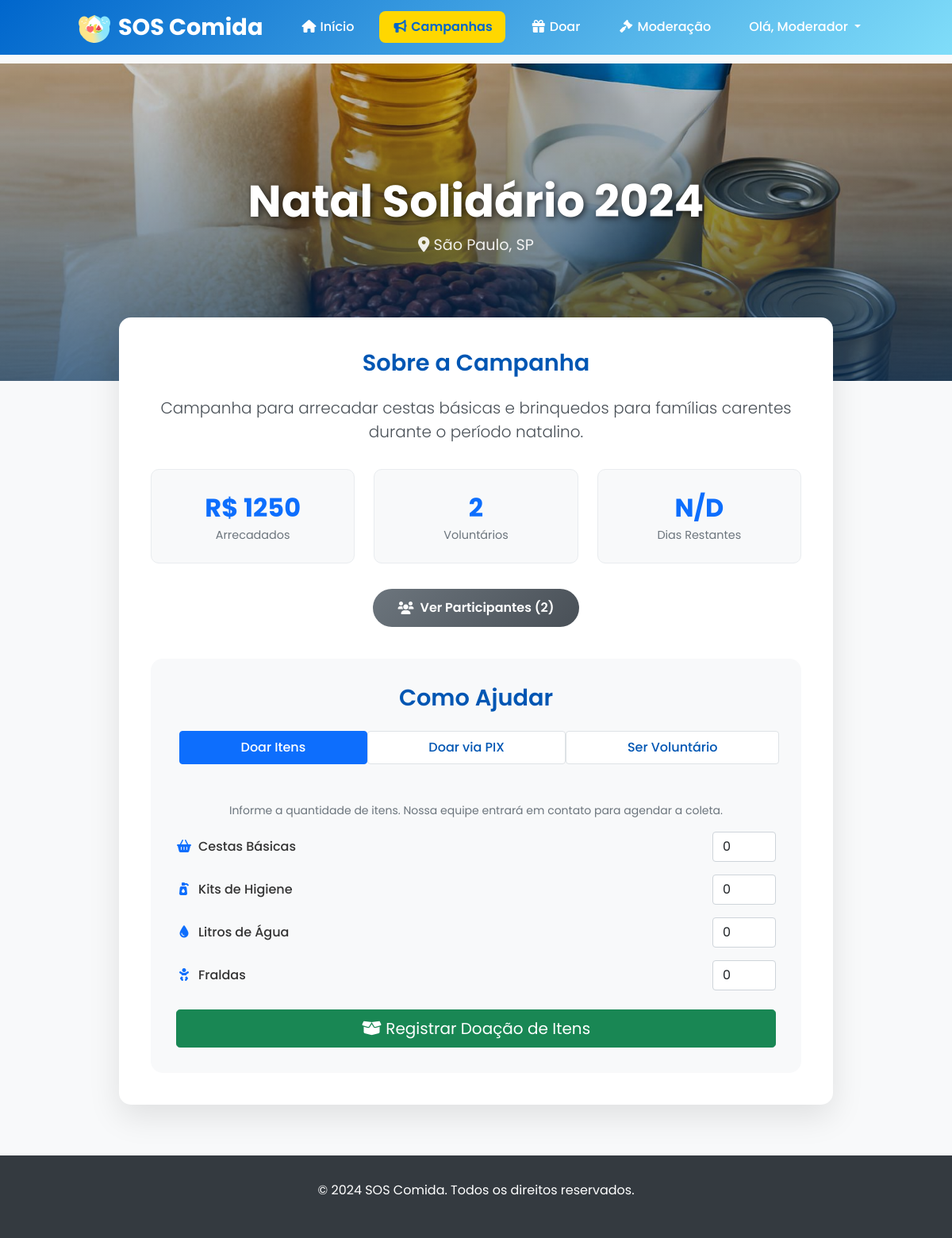
Screenshot of /detalhes_campanha/1 (signed in) with the database file from the repository.
### models.py (models this page shows)
class Usuario(UserMixin, db.Model):
    __tablename__ = 'usuarios'
    id = db.Column(db.Integer, primary_key=True)
    nome = db.Column(db.String(100), nullable=False)
    email = db.Column(db.String(120), unique=True, nullable=False)
    senha = db.Column(db.String(255), nullable=False)
    tipo = db.Column(db.String(20), default='usuario')
    data_criacao = db.Column(db.DateTime, default=datetime.utcnow)
    last_seen = db.Column(db.DateTime, default=datetime.utcnow)
    cpf = db.Column(db.String(14))
    cidade = db.Column(db.String(100))
    endereco = db.Column(db.String(255))
    telefone = db.Column(db.String(20))
    bio = db.Column(db.Text)
    foto_perfil = db.Column(db.String(255))
    instituicao_nome = db.Column(db.String(200))
    instituicao_endereco = db.Column(db.String(255))
    instituicao_cep = db.Column(db.String(10))
    instituicao_tipo = db.Column(db.String(20))
    instituicao_cnpj = db.Column(db.String(18))
    status_aprovacao = db.Column(db.String(20), default='pendente')
    two_factor_secret = db.Column(db.String(32))
    two_factor_enabled = db.Column(db.Boolean, default=False)
    gov_br_id = db.Column(db.String(255), unique=True, nullable=True)
    gov_br_linked = db.Column(db.Boolean, default=False)
    gov_br_level = db.Column(db.String(20), nullable=True)
    status = db.Column(db.String(20), default='online', nullable=False)

class Campanha(db.Model):
    __tablename__ = 'campanhas'
    id = db.Column(db.Integer, primary_key=True)
    titulo = db.Column(db.String(200), nullable=False)
    descricao = db.Column(db.Text, nullable=False)
    localizacao = db.Column(db.String(200), nullable=False)
    meta_voluntarios = db.Column(db.Integer, default=10)
    meta_doacoes = db.Column(db.Numeric(10, 2), default=1000.00)
    arrecadado = db.Column(db.Numeric(10, 2), default=0.00)
    imagem = db.Column(db.String(200), default='campanha1.jpg')
    status = db.Column(db.String(20), default='ativa')
    data_criacao = db.Column(db.DateTime, default=datetime.utcnow)
    data_fim = db.Column(db.DateTime)
    solicitante_id = db.Column(db.Integer, db.ForeignKey('usuarios.id'), nullable=True)
    solicitante = db.relationship('Usuario', foreign_keys=[solicitante_id], backref=db.backref('campanhas_solicitadas', lazy=True))
    instituicao_id = db.Column(db.Integer, db.ForeignKey('usuarios.id'), nullable=True)
    instituicao_delegada = db.relationship('Usuario', foreign_keys=[instituicao_id], backref=db.backref('campanhas_delegadas', lazy=True))

### main.py (the view)
@app.route('/detalhes_campanha/<int:campanha_id>')
@login_required
def detalhes_campanha(campanha_id):
    campanha = Campanha.query.get_or_404(campanha_id)
    campanha.num_voluntarios = len(campanha.voluntarios)
    campanha.progresso = min(100, (float(campanha.arrecadado) / float(campanha.meta_doacoes)) * 100) if campanha.meta_doacoes > 0 else 0
    dias_restantes = None
    if campanha.data_fim:
        delta = campanha.data_fim - datetime.utcnow().date()
        if delta.days >= 0:
            dias_restantes = delta.days
    return render_template(
        'detalhes_campanha.html',
        usuario=current_user,
        campanha=campanha,
        dias_restantes=dias_restantes
    )

### main.py (called while the page is built)
@lm.user_loader
def user_loader(id):
    return Usuario.query.get(int(id))

### templates/detalhes_campanha.html (shortened to what this page needs)
{% extends "base.html" %}
{% block content %}
<div class="campanha-header" style="background-image: url('{{ url_for('static', filename='img/' + campanha.imagem) }}');">
    <div class="header-content">
        <h1 class="campanha-title">{{ campanha.titulo }}</h1>
        <p class="campanha-location"><i class="fas fa-map-marker-alt"></i> {{ campanha.localizacao }}</p>
    </div>
</div>
<div class="container">
    <div class="main-container">
        <h3 class="section-title">Sobre a Campanha</h3>
        <p class="lead text-center" style="color: #495057;">{{ campanha.descricao }}</p>
        <div class="stat-cards">
            <div class="stat-card">
                <div class="stat-value">R$ {{ "%.0f"|format(campanha.arrecadado) }}</div>
                <div class="stat-label">Arrecadados</div>
            </div>
            <div class="stat-card">
                <div class="stat-value">{{ campanha.voluntarios|length }}</div>
                <div class="stat-label">Voluntários</div>
            </div>
            <div class="stat-card">
                <div class="stat-value">{{ dias_restantes if dias_restantes is not none else 'N/D' }}</div>
                <div class="stat-label">Dias Restantes</div>
            </div>
        </div>
        {% if current_user.is_authenticated %}
            {% set usuario_eh_voluntario = namespace(value=False) %}
            {% for voluntario in campanha.voluntarios %}
                {% if voluntario.usuario_id == current_user.id %}
                    {% set usuario_eh_voluntario.value = True %}
                {% endif %}
            {% endfor %}
            {% if current_user.tipo == 'moderador' or usuario_eh_voluntario.value %}
            <div class="text-center mt-4 mb-4">
                <button type="button" class="btn btn-ver-participantes" data-bs-toggle="modal" data-bs-target="#participantesModal">
                    <i class="fas fa-users"></i> Ver Participantes ({{ campanha.voluntarios|length }})
                </button>
            </div>
            {% endif %}
        {% endif %}
        <div class="action-panel">
            <h3 class="section-title">Como Ajudar</h3>
            <ul class="nav nav-pills nav-fill mb-3" id="pills-tab" role="tablist">
                <li class="nav-item" role="presentation"><button class="nav-link active" data-bs-toggle="pill" data-bs-target="#pills-itens">Doar Itens</button></li>
                <li class="nav-item" role="presentation"><button class="nav-link" data-bs-toggle="pill" data-bs-target="#pills-pix">Doar via PIX</button></li>
                <li class="nav-item" role="presentation"><button class="nav-link" data-bs-toggle="pill" data-bs-target="#pills-voluntario">Ser Voluntário</button></li>
            </ul>
            <div class="tab-content" id="pills-tabContent">
                <div class="tab-pane fade show active" id="pills-itens">
                    <form action="{{ url_for('doar_itens_campanha', campanha_id=campanha.id) }}" method="POST">
                        <p class="text-center text-muted small">Informe a quantidade de itens. Nossa equipe entrará em contato para agendar a coleta.</p>
                        <div class="item-doacao"><label for="qtd_cestas"><i class="fas fa-shopping-basket fa-fw me-2 text-primary"></i>Cestas Básicas</label><input type="number" class="form-control" name="qtd_cestas" value="0" min="0"></div>
                        <div class="item-doacao"><label for="qtd_higiene"><i class="fas fa-pump-soap fa-fw me-2 text-primary"></i>Kits de Higiene</label><input type="number" class="form-control" name="qtd_higiene" value="0" min="0"></div>
                        <div class="item-doacao"><label for="qtd_agua"><i class="fas fa-tint fa-fw me-2 text-primary"></i>Litros de Água</label><input type="number" class="form-control" name="qtd_agua" value="0" min="0"></div>
                        <div class="item-doacao"><label for="qtd_fraldas_infantis"><i class="fas fa-baby fa-fw me-2 text-primary"></i>Fraldas</label><input type="number" class="form-control" name="qtd_fraldas_infantis" value="0" min="0"></div>
                        <div class="d-grid mt-4"><button type="submit" class="btn btn-success btn-lg"><i class="fas fa-box-open"></i> Registrar Doação de Itens</button></div>
                    </form>
                </div>
            </div>
        </div>
    </div>
</div>
{% endblock %}

### templates/base.html (shortened to what this page needs)
<!DOCTYPE html>
<html lang="pt-BR">
<head>
    <link href="https://cdnjs.cloudflare.com/ajax/libs/font-awesome/6.0.0/css/all.min.css" rel="stylesheet">
    <link href="https://cdn.jsdelivr.net/npm/bootstrap@5.1.3/dist/css/bootstrap.min.css" rel="stylesheet">
</head>
<body>
    <nav class="navbar" id="navbar">
        <div class="nav-container">
            <a href="{{ url_for('home') }}" class="logo">
                <img src="{{ url_for('static', filename='logo.png') }}" alt="SOS Comida Logo">
                SOS Comida
            </a>
            <ul class="nav-menu" id="nav-menu">
                <li><a href="{{ url_for('home') }}" class="nav-link {% if request.endpoint == 'home' %}active{% endif %}"><i class="fas fa-home fa-fw"></i> Início</a></li>
                {% if current_user.is_authenticated %}
                    <li><a href="{{ url_for('campanhas') }}" class="nav-link {% if 'campanha' in request.endpoint %}active{% endif %}"><i class="fas fa-bullhorn fa-fw"></i> Campanhas</a></li>
                    <li><a href="{{ url_for('formulariodoar') }}" class="nav-link {% if request.endpoint == 'formulariodoar' %}active{% endif %}"><i class="fas fa-gift fa-fw"></i> Doar</a></li>
                    {% if current_user.tipo == 'moderador' %}
                        <li><a href="{{ url_for('moderacao') }}" class="nav-link {% if request.endpoint == 'moderacao' %}active{% endif %}"><i class="fas fa-gavel fa-fw"></i> Moderação</a></li>
                    {% endif %}
                    <li class="nav-item dropdown">
                        <a class="nav-link dropdown-toggle" href="#" id="navbarDropdown" role="button" data-bs-toggle="dropdown" aria-expanded="false">
                            Olá, {{ current_user.nome.split()[0] }}
                        </a>
                    </li>
                {% else %}
                    <li><a href="{{ url_for('login') }}" class="nav-link btn-auth"><i class="fas fa-sign-in-alt"></i> Entrar</a></li>
                {% endif %}
            </ul>
        </div>
    </nav>
    <main class="main-content">
        {% block content %}{% endblock %}
    </main>
    <footer class="footer">
        <div class="container">
            <p>© 2024 SOS Comida. Todos os direitos reservados.</p>
        </div>
    </footer>
</body>
</html>

### rows the page displays
Usuario: nome "Moderador"
Campanha: imagem (picture), titulo "Natal Solidário 2024", localizacao "São Paulo, SP", descricao "Campanha para arrecadar cestas básicas e brinquedos para famílias carentes durante o período natalino.", arrecadado "1250"

### other values shown
{{ campanha.voluntarios|length }} "2"
{{ dias_restantes if dias_restantes is not none else 'N/D' }} "N/D"
